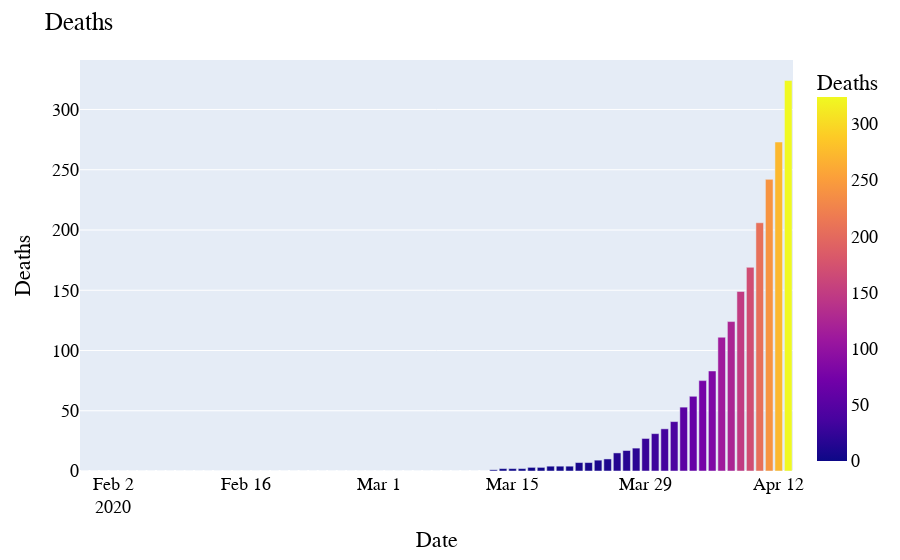

Notebook code cell kept with this figure:
### Markdown cell above
## Deaths

### Code cell
fig = px.bar(date_group, x='Date', y='Deaths', color='Deaths')

fig.update_layout(
    title="Deaths",    
    font=dict(
        family="Courier New, monospace",
        size=18,
        color="black"
    )
)

fig.show()

### Figure 1 — Plotly figure (JSON) as saved in the notebook; plotly's stock layout.template omitted (floating-point values rounded to 4 significant figures)
{"data": [{"alignmentgroup": "True", "hovertemplate": "Date=%{x}<br>Deaths=%{marker.color}<extra></extra>", "legendgroup": "", "marker": {"color": [0, 0, 0, 0, 0, 0, 0, 0, 0, 0, 0, 0, 0, 0, 0, 0, 0, 0, 0, 0, 0, 0, 0, 0, 0, 0, 0, 0, 0, 0, 0, 0, 0, 0, 0, 0, 0, 0, 0, 0, 0, 0, 0, 1, 2, 2, 2, 3, 3, 4, 4, 4, 7, 7, 9, 10, 15, 17, 19, 27, 31, 35, 41, 53, 62, 75, 83, 111, 124, 149, 169, 206, 242, 273, 324], "coloraxis": "coloraxis"}, "name": "", "offsetgroup": "", "orientation": "v", "showlegend": false, "textposition": "auto", "type": "bar", "x": ["2020-01-30T00:00:00", "2020-01-31T00:00:00", "2020-02-01T00:00:00", "2020-02-02T00:00:00", "2020-02-03T00:00:00", "2020-02-04T00:00:00", "2020-02-05T00:00:00", "2020-02-06T00:00:00", "2020-02-07T00:00:00", "2020-02-08T00:00:00", "2020-02-09T00:00:00", "2020-02-10T00:00:00", "2020-02-11T00:00:00", "2020-02-12T00:00:00", "2020-02-13T00:00:00", "2020-02-14T00:00:00", "2020-02-15T00:00:00", "2020-02-16T00:00:00", "2020-02-17T00:00:00", "2020-02-18T00:00:00", "2020-02-19T00:00:00", "2020-02-20T00:00:00", "2020-02-21T00:00:00", "2020-02-22T00:00:00", "2020-02-23T00:00:00", "2020-02-24T00:00:00", "2020-02-25T00:00:00", "2020-02-26T00:00:00", "2020-02-27T00:00:00", "2020-02-28T00:00:00", "2020-02-29T00:00:00", "2020-03-01T00:00:00", "2020-03-02T00:00:00", "2020-03-03T00:00:00", "2020-03-04T00:00:00", "2020-03-05T00:00:00", "2020-03-06T00:00:00", "2020-03-07T00:00:00", "2020-03-08T00:00:00", "2020-03-09T00:00:00", "2020-03-10T00:00:00", "2020-03-11T00:00:00", "2020-03-12T00:00:00", "2020-03-13T00:00:00", "2020-03-14T00:00:00", "2020-03-15T00:00:00", "2020-03-16T00:00:00", "2020-03-17T00:00:00", "2020-03-18T00:00:00", "2020-03-19T00:00:00", "2020-03-20T00:00:00", "2020-03-21T00:00:00", "2020-03-22T00:00:00", "2020-03-23T00:00:00", "2020-03-24T00:00:00", "2020-03-25T00:00:00", "2020-03-26T00:00:00", "2020-03-27T00:00:00", "2020-03-28T00:00:00", "2020-03-29T00:00:00", "2020-03-30T00:00:00", "2020-03-31T00:00:00", "2020-04-01T00:00:00", "2020-04-02T00:00:00", "2020-04-03T00:00:00", "2020-04-04T00:00:00", "2020-04-05T00:00:00", "2020-04-06T00:00:00", "2020-04-07T00:00:00", "2020-04-08T00:00:00", "2020-04-09T00:00:00", "2020-04-10T00:00:00", "2020-04-11T00:00:00", "2020-04-12T00:00:00", "2020-04-13T00:00:00"], "xaxis": "x", "y": [0, 0, 0, 0, 0, 0, 0, 0, 0, 0, 0, 0, 0, 0, 0, 0, 0, 0, 0, 0, 0, 0, 0, 0, 0, 0, 0, 0, 0, 0, 0, 0, 0, 0, 0, 0, 0, 0, 0, 0, 0, 0, 0, 1, 2, 2, 2, 3, 3, 4, 4, 4, 7, 7, 9, 10, 15, 17, 19, 27, 31, 35, 41, 53, 62, 75, 83, 111, 124, 149, 169, 206, 242, 273, 324], "yaxis": "y"}], "layout": {"barmode": "relative", "coloraxis": {"colorbar": {"title": {"text": "Deaths"}}, "colorscale": [[0, "#0d0887"], [0.1111, "#46039f"], [0.2222, "#7201a8"], [0.3333, "#9c179e"], [0.4444, "#bd3786"], [0.5556, "#d8576b"], [0.6667, "#ed7953"], [0.7778, "#fb9f3a"], [0.8889, "#fdca26"], [1, "#f0f921"]]}, "font": {"color": "black", "family": "Courier New, monospace", "size": 18}, "legend": {"tracegroupgap": 0}, "margin": {"t": 60}, "title": {"text": "Deaths"}, "xaxis": {"anchor": "y", "domain": [0, 1], "title": {"text": "Date"}}, "yaxis": {"anchor": "x", "domain": [0, 1], "title": {"text": "Deaths"}}}}
